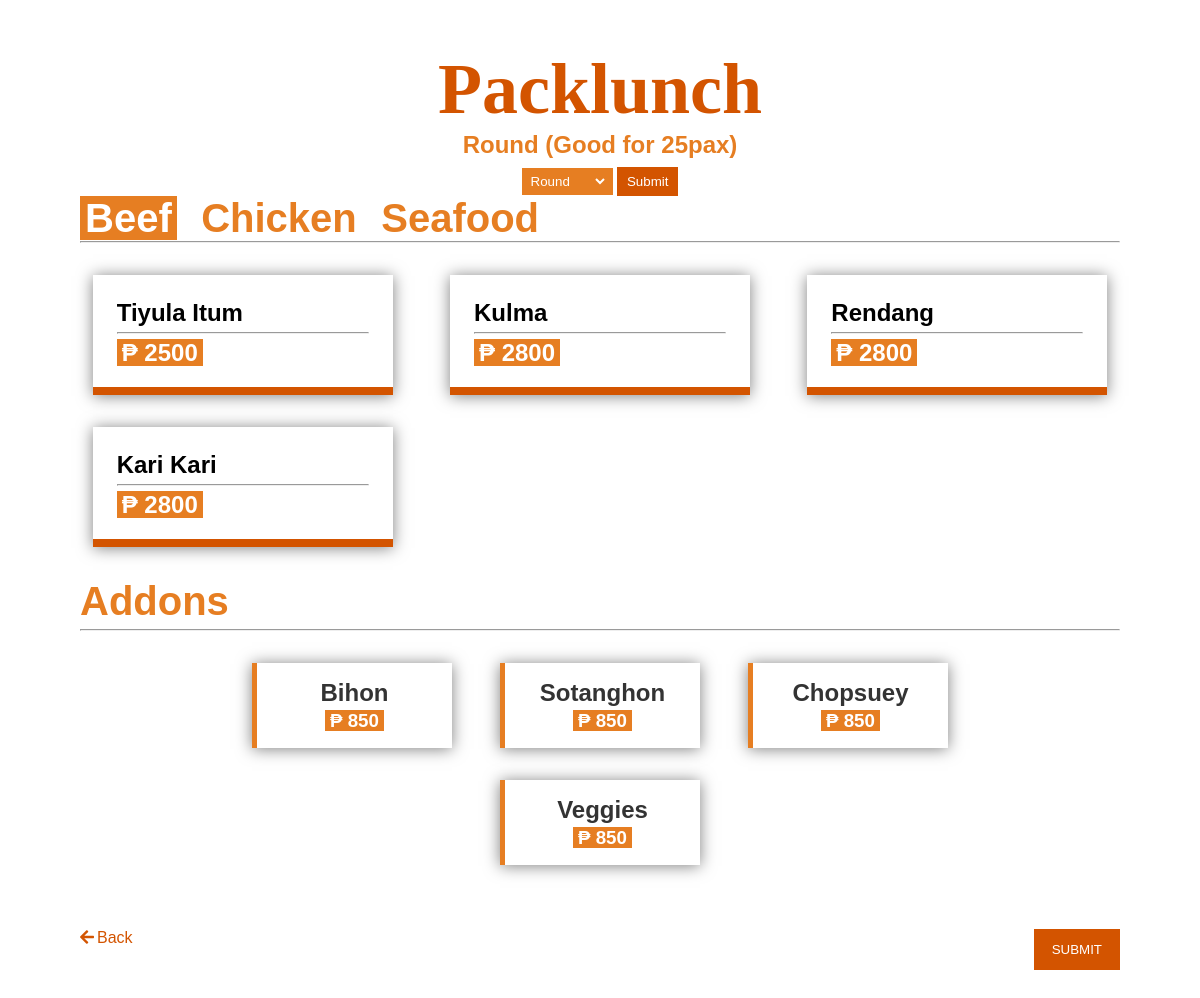
Page /dist/packlunch.php on the committed database.
### tables this page shows
CREATE TABLE `packlunch` (
  `pack_id` int(11) NOT NULL AUTO_INCREMENT,
  `name` tinytext,
  `type` tinytext,
  `price` double DEFAULT NULL,
  `pax` tinytext,
  `recommendation` int(11) DEFAULT NULL,
  PRIMARY KEY (`pack_id`)
);

CREATE TABLE `packlunch_addon` (
  `paddon_id` int(11) NOT NULL AUTO_INCREMENT,
  `name` tinytext,
  `price` double DEFAULT NULL,
  `pax` tinytext,
  PRIMARY KEY (`paddon_id`)
);

### dist/packlunch.php (the view, shortened to what this page needs)
<?php
function getBeef($pax){
    require ('scripts/database/db.php');
    $menu = "SELECT * FROM packlunch WHERE type = 'beef' AND pax = '$pax'";
    if($result = mysqli_query($conn, $menu)){
        $beef= mysqli_fetch_all($result, MYSQLI_ASSOC);
        return $beef;
    }else{
        echo 'Error: ' .mysqli_error($conn);
    }
   }
function getChicken($pax){
require ('scripts/database/db.php');
$menu = "SELECT * FROM packlunch WHERE type = 'chicken' AND pax = '$pax'";
if($result = mysqli_query($conn, $menu)){
 $chicken = mysqli_fetch_all($result, MYSQLI_ASSOC);
 return $chicken;
}else{
 echo 'Error: ' .mysqli_error($conn);
}
}
function getSeafood($pax){
require ('scripts/database/db.php');
$menu = "SELECT * FROM packlunch WHERE type = 'seafood' AND pax ='$pax'";
if($result = mysqli_query($conn, $menu)){
 $seafood = mysqli_fetch_all($result, MYSQLI_ASSOC);
 return $seafood;
}else{
 echo 'Error: ' . mysqli_error($conn);
}
}
function getAddons($pax){
    require ('scripts/database/db.php');
    $addons = "SELECT * from packlunch_addon WHERE pax = '$pax'";
    if($result_a = mysqli_query($conn, $addons)){
       $addons_posts = mysqli_fetch_all($result_a, MYSQLI_ASSOC);
       return $addons_posts;
   }else{
       echo 'Error: ' . mysqli_error($conn);
   }
}
if(isset($_GET['type-sub'])){
    $pax = $_GET['pax'];
    $beef = getBeef($pax);
    $chicken = getChicken($pax);
    $seafood = getSeafood($pax);
    $addons = getAddons($pax);
    mysqli_close($conn);
}else{
    $pax = 'round';
    $beef = getBeef($pax);
    $seafood = getSeafood($pax);
    $addons = getAddons($pax);
}
?>
<!DOCTYPE html>
<html lang="en">
<head>
    <link rel="stylesheet" href="css/main.css">
    <link rel="stylesheet" href="css/all.min.css">
</head>
<body >
    <main id="event">
        <h1 class="event-title">Packlunch</h1>
        <?php
         if($pax == 'round'){
             echo '<h2 class="event-type">Round (Good for 25pax)</h2>';
         }else if($pax == 'oblong'){
            echo '<h2 class="event-type">Oblong (Good for 75pax)</h2>';
         } elseif ($pax == 'rectangle') {
            echo '<h2 class="event-type">Rectangle (Good for 100pax)</h2>';
         }
        ?>
        <form action="packlunch.php" class="select_type" method="get">
            <select name="pax" id="">
                <option value="round">Round</option>
            </select>
            <button type="submit" class='btn-sub' name="type-sub">Submit</button>
        </form>
        <form action="user_info.php" method="get">
            <div class="menu">
                <div class="dish-name">
                    <h1 class="menu-title packlunch selected" id="beefSelect">Beef</h1>
                    <h1 class="menu-title packlunch" id="chickSelect">Chicken</h1>
                    <h1 class="menu-title packlunch" id="seaSelect" >Seafood</h1>
                    <hr>
                </div>
                <div class="dishes" id="beef">
                <?php foreach($beef as $beef):?>
                     <label class="menu-list packlunch">
                        <h2 class="menu-name"><?php echo $beef['name']; ?></h2>
                        <hr>
                        <h2 class="menu-price"> <span class="amount">₱ <?php echo $beef['price']; ?></span></h2>
                    </label>
                <?php endforeach; ?>
                </div>
            </div>
            <div class="addons">
                <div class="dish-name">
                    <h1 class="addons-title">Addons</h1>
                    <hr>
                </div>
                <div class="dishes">
                <?php foreach($addons as $addons): ?>
                    <label class="addons-list">
                        <h2 class="addon-title"><?php echo $addons['name']; ?></h2>
                        <h3 class="addon-price"><span class="amount">₱ <?php echo $addons['price']; ?></span></h3>
                    </label>
                <?php endforeach;?>
                </div>
            </div>
            <div class="btns">
            <a href="choose.php" class="btn-link"><i class="fas fa-arrow-left"></i>Back</a>
            <button type="submit" class='btn-sub' name='order-submit'>Submit</button>
            </div>
        </form>
    </main>
</body>
</html>

### rows in the picture
packlunch: name "Tiyula Itum", price "2500"
packlunch: name "Kulma", price "2800"
packlunch: name "Rendang", price "2800"
packlunch: name "Kari Kari", price "2800"
packlunch_addon: name "Bihon", price "850"
packlunch_addon: name "Sotanghon", price "850"
packlunch_addon: name "Chopsuey", price "850"
packlunch_addon: name "Veggies", price "850"
